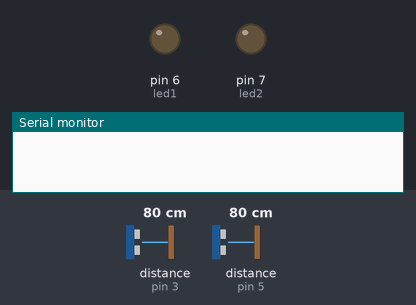
Bench run of a sketch on a simulated Arduino Uno, built with avr-gcc and run on an emulated ATmega328P. Parts: output pins drawn as LEDs (lit = HIGH), the last lines printed to the serial monitor. Wiring (inferred from the names in the program): 2 × ultrasonic range finder: trigger pin 2, echo pin 3 / trigger pin 4, echo pin 5. Inputs (shaded band) come from the test bench; at power-on: distance to the obstacle (sensors on pin 3, pin 5) 80 cm. The echo pulse lasts 58.3 µs per cm; pins used as bus, display or sensor lines are not drawn.

Above: at 1.2 s.
1.3 s: distance to the obstacle (sensor on pin 3) set to 20 cm
2.8 s: distance to the obstacle (sensor on pin 3) set to 16 cm
At 4.1 s:
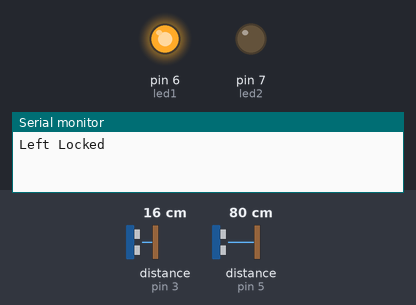
Timing chart, 0 to 5.8 s (numbered marks = the images above; inputs shaded):
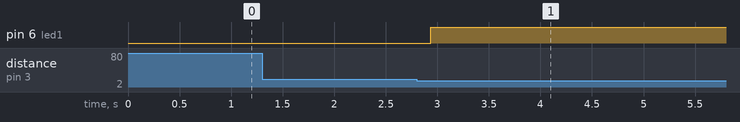

Measured:
- the behaviour switches between 19 and 18 cm on distance to the obstacle (sensor on pin 3) (found by bisection; images 0 and 1)
- after the input at 1.3 s, every drawn part: stays the same
- after the input at 2.8 s, pin 6 (led1): LOW → HIGH after 0.14 s

The sketch:

Ultrasonic-Gesture-System.ino
```cpp
const int trigger1 = 2;
const int echo1 = 3;
const int trigger2 = 4;
const int echo2 = 5;
const int led1=6;
const int led2=7;

long time_taken;
int dist,distL,distR;

void setup() {
Serial.begin(9600);

pinMode(trigger1, OUTPUT);
pinMode(echo1, INPUT);
pinMode(trigger2, OUTPUT);
pinMode(echo2, INPUT);
pinMode(led1, OUTPUT);
pinMode(led2, OUTPUT);
}

void calculate_distance(int trigger, int echo)
{
digitalWrite(trigger, LOW);
delayMicroseconds(2);
digitalWrite(trigger, HIGH);
delayMicroseconds(10);
digitalWrite(trigger, LOW);

time_taken = pulseIn(echo, HIGH);
dist= time_taken*0.034/2;
if (dist>50)
dist = 50;
}

void loop() {
calculate_distance(trigger1,echo1);
distL =dist;

calculate_distance(trigger2,echo2);
distR =dist;


if ((distL >40 && distR>40) && (distL <50 && distR<50))
{
Serial.println("Play/Pause"); delay (500);}

calculate_distance(trigger1,echo1);
distL =dist;

calculate_distance(trigger2,echo2);
distR =dist;

if (distL>=13 && distL<=17)
{
  delay(100);
  calculate_distance(trigger1,echo1);
  distL =dist;
  if (distL>=13 && distL<=17)
  {
    Serial.println("Left Locked");
    digitalWrite(led1,HIGH);
    while(distL<=40)
    {
      calculate_distance(trigger1,echo1);
      distL =dist;
      if (distL<10)
      {Serial.println ("Vup"); delay (300);}
      if (distL>20)
      {Serial.println ("Vdown"); delay (300);}
    }
    digitalWrite(led1,LOW);
  }
}


if (distR>=13 && distR<=17)
{
  delay(100);
  calculate_distance(trigger2,echo2);
  distR =dist;
  if (distR>=13 && distR<=17)
  {
    Serial.println("Right Locked");
    digitalWrite(led2,HIGH);
    while(distR<=40)
    {
      calculate_distance(trigger2,echo2);
      distR =dist;
      if (distR<10)
      {Serial.println ("Rewind"); delay (300);}
      if (distR>20)
      {Serial.println ("Forward"); delay (300);}
    }
    digitalWrite(led2,LOW);
  }
}

delay(200);
}
```
